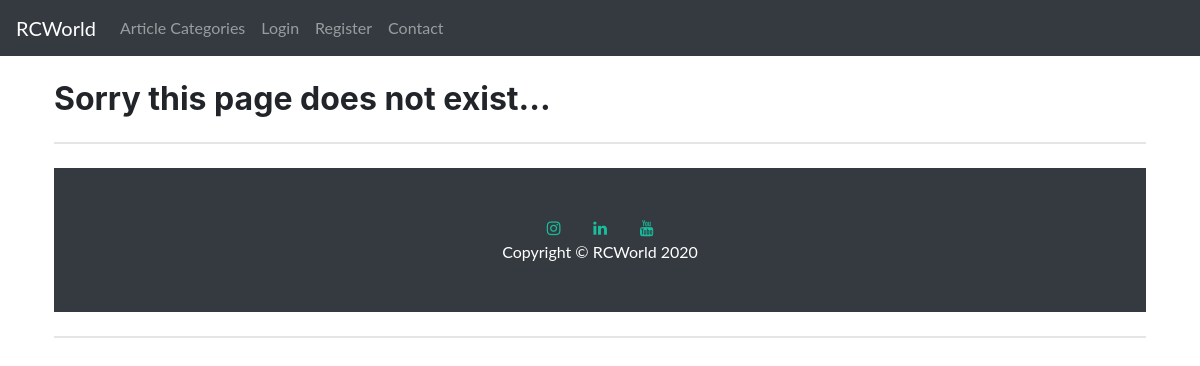
Page /category/movies/ on the earlier database version.
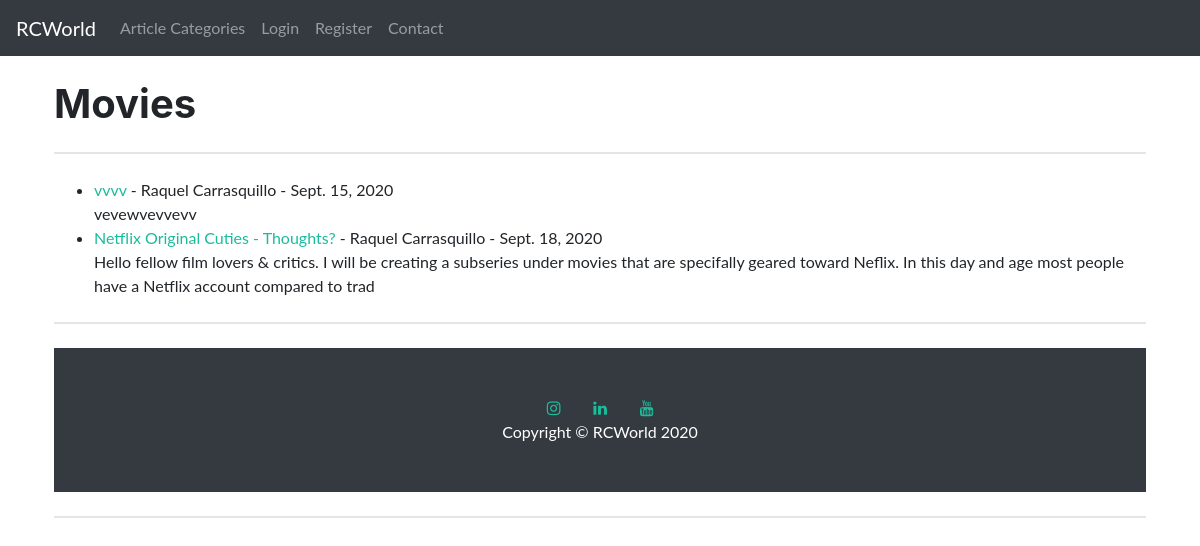
Same page on the later database version.
### rcblog/models.py (models this page shows, shortened)
class Post(models.Model):
    title = models.CharField(max_length=255)
    header_image = models.ImageField(null=True, blank=True, upload_to='images/')
    title_tag = models.CharField(max_length=255)
    author = models.ForeignKey(User, on_delete=models.CASCADE)
    body = RichTextField(blank=True, null=True)
    post_date = models.DateField(auto_now_add=True)
    category = models.CharField(max_length=255, default='video games')
    snippet = models.CharField(max_length=255)
    likes = models.ManyToManyField(User, related_name='blog_posts')

### rcblog/views.py (the view)
# urls.py: path('category/<str:cats>/', CategoryView, name='category'),
def CategoryView(request, cats):
    category_posts = Post.objects.filter(category=cats.replace('-', ' '))
    return render(request, 'categories.html', {'cats':cats.replace('-', ' ').title(), 'category_posts':category_posts})

### rcblog/templates/categories.html (shortened to what this page needs)
{% extends 'base.html' %}
{% block content %}
{% if category_posts %}
    <h1>{{ cats }}</h1>
    <hr class="my-4">
    <ul>
    {% for post in category_posts %}
    <li><a href="{% url 'article-detail' post.pk %}">{{ post.title }}</a>
        - {{ post.author.first_name }}
        {{ post.author.last_name }}
        - {{ post.post_date }}  <br/>
        {{ post.body|slice:":200"|safe }}</li>
    {% endfor %}
    </ul>
{% else %}
    <h2>Sorry this page does not exist...</h2>
{% endif %}
{% endblock %}

Differences in the rows shown:
added Post: title "vvvv", author.first_name "Raquel", author.last_name "Carrasquillo", post_date "Sept. 15, 2020", body "vevewvevvevv"
added Post: title "Netflix Original Cuties - Thoughts?", author.first_name "Raquel", author.last_name "Carrasquillo", post_date "Sept. 18, 2020", body "Hello fellow film lovers & critics. I will be creating a subseries under movies that are specifally geared toward Neflix. In this day and age most people have a Netflix account compared to trad"
Other differences:
{{ cats }}: (not shown) → "Movies"
text no longer shown: "Sorry this page does not exist..."
